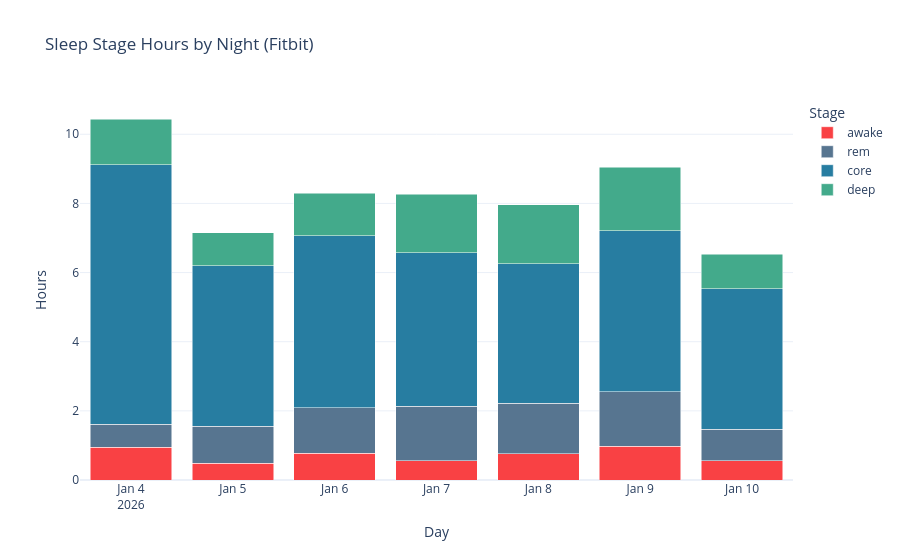
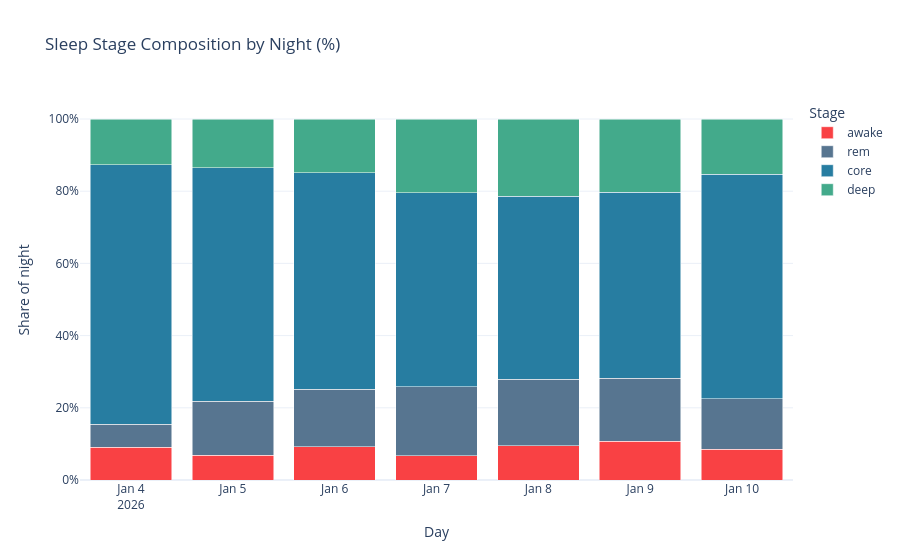
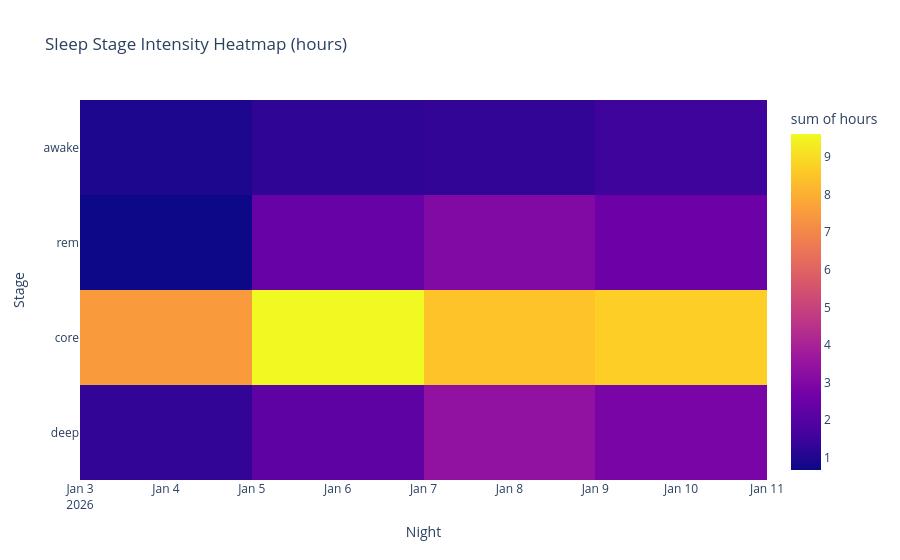

Write notebook code for charts like these, in order.
### Code cell
stage_order = ['awake', 'rem', 'core', 'deep', 'unknown']
color_map = {
    'awake': '#F94144',
    'rem': '#577590',
    'core': '#277DA1',
    'deep': '#43AA8B',
    'asleep': '#9E9E9E',
    'unknown': '#9E9E9E'
}

plot_df = df.copy()
plot_df['stage'] = pd.Categorical(plot_df['stage'], categories=stage_order + ['asleep'], ordered=True)
plot_df = plot_df.sort_values(['day', 'stage'])

night_totals = plot_df.groupby('day', as_index=False)['hours'].sum().rename(columns={'hours': 'total_hours'})
print(f"Average total sleep/night: {night_totals['total_hours'].mean():.2f} h")

# 1) Absolute stage hours per night
fig = px.bar(
    plot_df,
    x='day',
    y='hours',
    color='stage',
    category_orders={'stage': stage_order},
    color_discrete_map=color_map,
    title='Sleep Stage Hours by Night (Fitbit)',
    barmode='stack'
)
fig.update_layout(template='plotly_white', xaxis_title='Day', yaxis_title='Hours', legend_title='Stage')
fig.show()

# 2) Stage composition (% of each night)
pct_df = plot_df.copy()
pct_df['pct'] = pct_df['hours'] / pct_df.groupby('day')['hours'].transform('sum')
fig2 = px.bar(
    pct_df,
    x='day',
    y='pct',
    color='stage',
    category_orders={'stage': stage_order},
    color_discrete_map=color_map,
    title='Sleep Stage Composition by Night (%)',
    barmode='stack'
)
fig2.update_yaxes(tickformat='.0%')
fig2.update_layout(template='plotly_white', xaxis_title='Day', yaxis_title='Share of night', legend_title='Stage')
fig2.show()

# 3) Heatmap
heat_df = plot_df.copy()
heat_df['day_str'] = heat_df['day'].dt.strftime('%Y-%m-%d')
fig3 = px.density_heatmap(
    heat_df,
    x='day_str',
    y='stage',
    z='hours',
    histfunc='sum',
    category_orders={'stage': stage_order},
    title='Sleep Stage Intensity Heatmap (hours)'
)
fig3.update_layout(template='plotly_white', xaxis_title='Night', yaxis_title='Stage')
fig3.show()

### Figure 1 — Plotly figure (JSON) as saved in the notebook; plotly's stock layout.template omitted (floating-point values rounded to 4 significant figures)
{"data": [{"hovertemplate": "stage=awake<br>day=%{x}<br>hours=%{y}<extra></extra>", "legendgroup": "awake", "marker": {"color": "#F94144", "pattern": {"shape": ""}}, "name": "awake", "orientation": "v", "showlegend": true, "textposition": "auto", "type": "bar", "x": ["2026-01-04T00:00:00", "2026-01-05T00:00:00", "2026-01-06T00:00:00", "2026-01-07T00:00:00", "2026-01-08T00:00:00", "2026-01-09T00:00:00", "2026-01-10T00:00:00"], "xaxis": "x", "y": [0.9417, 0.4917, 0.7667, 0.5583, 0.7583, 0.975, 0.5583], "yaxis": "y"}, {"hovertemplate": "stage=rem<br>day=%{x}<br>hours=%{y}<extra></extra>", "legendgroup": "rem", "marker": {"color": "#577590", "pattern": {"shape": ""}}, "name": "rem", "orientation": "v", "showlegend": true, "textposition": "auto", "type": "bar", "x": ["2026-01-04T00:00:00", "2026-01-05T00:00:00", "2026-01-06T00:00:00", "2026-01-07T00:00:00", "2026-01-08T00:00:00", "2026-01-09T00:00:00", "2026-01-10T00:00:00"], "xaxis": "x", "y": [0.6667, 1.067, 1.317, 1.575, 1.467, 1.575, 0.9167], "yaxis": "y"}, {"hovertemplate": "stage=core<br>day=%{x}<br>hours=%{y}<extra></extra>", "legendgroup": "core", "marker": {"color": "#277DA1", "pattern": {"shape": ""}}, "name": "core", "orientation": "v", "showlegend": true, "textposition": "auto", "type": "bar", "x": ["2026-01-04T00:00:00", "2026-01-05T00:00:00", "2026-01-06T00:00:00", "2026-01-07T00:00:00", "2026-01-08T00:00:00", "2026-01-09T00:00:00", "2026-01-10T00:00:00"], "xaxis": "x", "y": [7.517, 4.633, 4.983, 4.442, 4.025, 4.658, 4.058], "yaxis": "y"}, {"hovertemplate": "stage=deep<br>day=%{x}<br>hours=%{y}<extra></extra>", "legendgroup": "deep", "marker": {"color": "#43AA8B", "pattern": {"shape": ""}}, "name": "deep", "orientation": "v", "showlegend": true, "textposition": "auto", "type": "bar", "x": ["2026-01-04T00:00:00", "2026-01-05T00:00:00", "2026-01-06T00:00:00", "2026-01-07T00:00:00", "2026-01-08T00:00:00", "2026-01-09T00:00:00", "2026-01-10T00:00:00"], "xaxis": "x", "y": [1.317, 0.9667, 1.233, 1.683, 1.708, 1.833, 1.0], "yaxis": "y"}], "layout": {"barmode": "stack", "legend": {"title": {"text": "Stage"}, "tracegroupgap": 0}, "title": {"text": "Sleep Stage Hours by Night (Fitbit)"}, "xaxis": {"anchor": "y", "domain": [0, 1], "title": {"text": "Day"}}, "yaxis": {"anchor": "x", "domain": [0, 1], "title": {"text": "Hours"}}}}

### Figure 2 — Plotly figure (JSON) as saved in the notebook; plotly's stock layout.template omitted (floating-point values rounded to 4 significant figures)
{"data": [{"hovertemplate": "stage=awake<br>day=%{x}<br>pct=%{y}<extra></extra>", "legendgroup": "awake", "marker": {"color": "#F94144", "pattern": {"shape": ""}}, "name": "awake", "orientation": "v", "showlegend": true, "textposition": "auto", "type": "bar", "x": ["2026-01-04T00:00:00", "2026-01-05T00:00:00", "2026-01-06T00:00:00", "2026-01-07T00:00:00", "2026-01-08T00:00:00", "2026-01-09T00:00:00", "2026-01-10T00:00:00"], "xaxis": "x", "y": [0.09018, 0.06868, 0.09237, 0.06761, 0.09529, 0.1078, 0.08546], "yaxis": "y"}, {"hovertemplate": "stage=rem<br>day=%{x}<br>pct=%{y}<extra></extra>", "legendgroup": "rem", "marker": {"color": "#577590", "pattern": {"shape": ""}}, "name": "rem", "orientation": "v", "showlegend": true, "textposition": "auto", "type": "bar", "x": ["2026-01-04T00:00:00", "2026-01-05T00:00:00", "2026-01-06T00:00:00", "2026-01-07T00:00:00", "2026-01-08T00:00:00", "2026-01-09T00:00:00", "2026-01-10T00:00:00"], "xaxis": "x", "y": [0.06385, 0.149, 0.1586, 0.1907, 0.1843, 0.1742, 0.1403], "yaxis": "y"}, {"hovertemplate": "stage=core<br>day=%{x}<br>pct=%{y}<extra></extra>", "legendgroup": "core", "marker": {"color": "#277DA1", "pattern": {"shape": ""}}, "name": "core", "orientation": "v", "showlegend": true, "textposition": "auto", "type": "bar", "x": ["2026-01-04T00:00:00", "2026-01-05T00:00:00", "2026-01-06T00:00:00", "2026-01-07T00:00:00", "2026-01-08T00:00:00", "2026-01-09T00:00:00", "2026-01-10T00:00:00"], "xaxis": "x", "y": [0.7199, 0.6473, 0.6004, 0.5378, 0.5058, 0.5152, 0.6212], "yaxis": "y"}, {"hovertemplate": "stage=deep<br>day=%{x}<br>pct=%{y}<extra></extra>", "legendgroup": "deep", "marker": {"color": "#43AA8B", "pattern": {"shape": ""}}, "name": "deep", "orientation": "v", "showlegend": true, "textposition": "auto", "type": "bar", "x": ["2026-01-04T00:00:00", "2026-01-05T00:00:00", "2026-01-06T00:00:00", "2026-01-07T00:00:00", "2026-01-08T00:00:00", "2026-01-09T00:00:00", "2026-01-10T00:00:00"], "xaxis": "x", "y": [0.1261, 0.135, 0.1486, 0.2038, 0.2147, 0.2028, 0.1531], "yaxis": "y"}], "layout": {"barmode": "stack", "legend": {"title": {"text": "Stage"}, "tracegroupgap": 0}, "title": {"text": "Sleep Stage Composition by Night (%)"}, "xaxis": {"anchor": "y", "domain": [0, 1], "title": {"text": "Day"}}, "yaxis": {"anchor": "x", "domain": [0, 1], "tickformat": ".0%", "title": {"text": "Share of night"}}}}

### Figure 3 — Plotly figure (JSON) as saved in the notebook; plotly's stock layout.template omitted (floating-point values rounded to 4 significant figures)
{"data": [{"coloraxis": "coloraxis", "histfunc": "sum", "hovertemplate": "day_str=%{x}<br>stage=%{y}<br>sum of hours=%{z}<extra></extra>", "name": "", "type": "histogram2d", "x": ["2026-01-04", "2026-01-04", "2026-01-04", "2026-01-04", "2026-01-05", "2026-01-05", "2026-01-05", "2026-01-05", "2026-01-06", "2026-01-06", "2026-01-06", "2026-01-06", "2026-01-07", "2026-01-07", "2026-01-07", "2026-01-07", "2026-01-08", "2026-01-08", "2026-01-08", "2026-01-08", "2026-01-09", "2026-01-09", "2026-01-09", "2026-01-09", "2026-01-10", "2026-01-10", "2026-01-10", "2026-01-10"], "xaxis": "x", "xbingroup": "x", "y": ["awake", "rem", "core", "deep", "awake", "rem", "core", "deep", "awake", "rem", "core", "deep", "awake", "rem", "core", "deep", "awake", "rem", "core", "deep", "awake", "rem", "core", "deep", "awake", "rem", "core", "deep"], "yaxis": "y", "ybingroup": "y", "z": [0.9417, 0.6667, 7.517, 1.317, 0.4917, 1.067, 4.633, 0.9667, 0.7667, 1.317, 4.983, 1.233, 0.5583, 1.575, 4.442, 1.683, 0.7583, 1.467, 4.025, 1.708, 0.975, 1.575, 4.658, 1.833, 0.5583, 0.9167, 4.058, 1.0]}], "layout": {"coloraxis": {"colorbar": {"title": {"text": "sum of hours"}}, "colorscale": [[0, "#0d0887"], [0.1111, "#46039f"], [0.2222, "#7201a8"], [0.3333, "#9c179e"], [0.4444, "#bd3786"], [0.5556, "#d8576b"], [0.6667, "#ed7953"], [0.7778, "#fb9f3a"], [0.8889, "#fdca26"], [1, "#f0f921"]]}, "legend": {"tracegroupgap": 0}, "title": {"text": "Sleep Stage Intensity Heatmap (hours)"}, "xaxis": {"anchor": "y", "domain": [0, 1], "title": {"text": "Night"}}, "yaxis": {"anchor": "x", "categoryarray": ["unknown", "deep", "core", "rem", "awake"], "categoryorder": "array", "domain": [0, 1], "title": {"text": "Stage"}}}}
